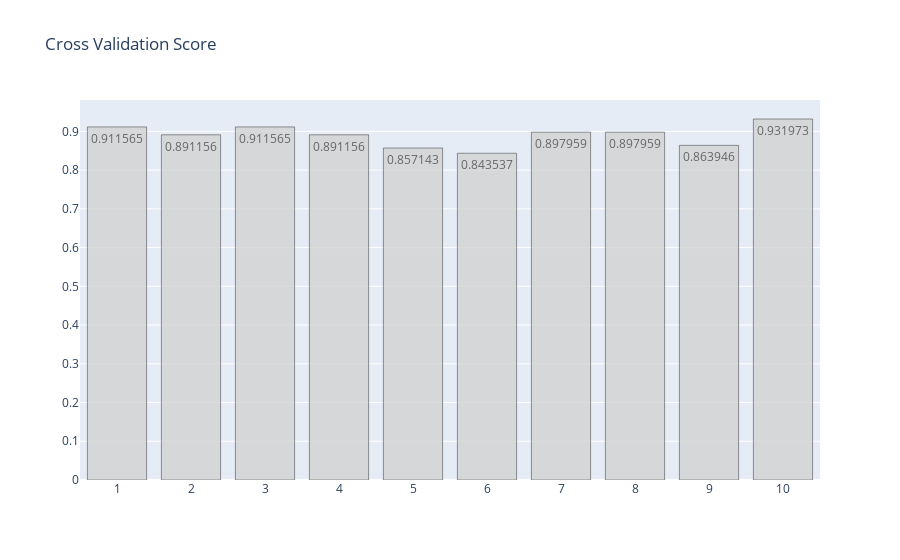

Notebook cell for this chart:
### Code cell
trace = go.Bar(y = scores, x = list(range(1,11)), orientation = 'v',opacity = 0.8, text=scores.round(6), textposition='inside',width=0.8,marker=dict(color = 'lightgrey', line=dict(color='black',width=0.5)))

layout = dict(title = "Cross Validation Score", xaxis = dict(tickmode = 'linear',tick0 = 1,dtick = 1))
                    
fig = dict(data = [trace], layout=layout)

py.iplot(fig)

### Figure 1 — Plotly figure (JSON) as saved in the notebook; plotly's stock layout.template omitted (floating-point values rounded to 4 significant figures)
{"data": [{"marker": {"color": "lightgrey", "line": {"color": "black", "width": 0.5}}, "opacity": 0.8, "orientation": "v", "text": [0.9116, 0.8912, 0.9116, 0.8912, 0.8571, 0.8435, 0.898, 0.898, 0.8639, 0.932], "textposition": "inside", "type": "bar", "width": 0.8, "x": [1, 2, 3, 4, 5, 6, 7, 8, 9, 10], "y": [0.9116, 0.8912, 0.9116, 0.8912, 0.8571, 0.8435, 0.898, 0.898, 0.8639, 0.932]}], "layout": {"autosize": true, "title": {"text": "Cross Validation Score"}, "xaxis": {"autorange": true, "dtick": 1, "range": [0.5, 10.5], "tick0": 1, "tickmode": "linear", "type": "linear"}, "yaxis": {"autorange": true, "range": [0, 0.981], "type": "linear"}}}
